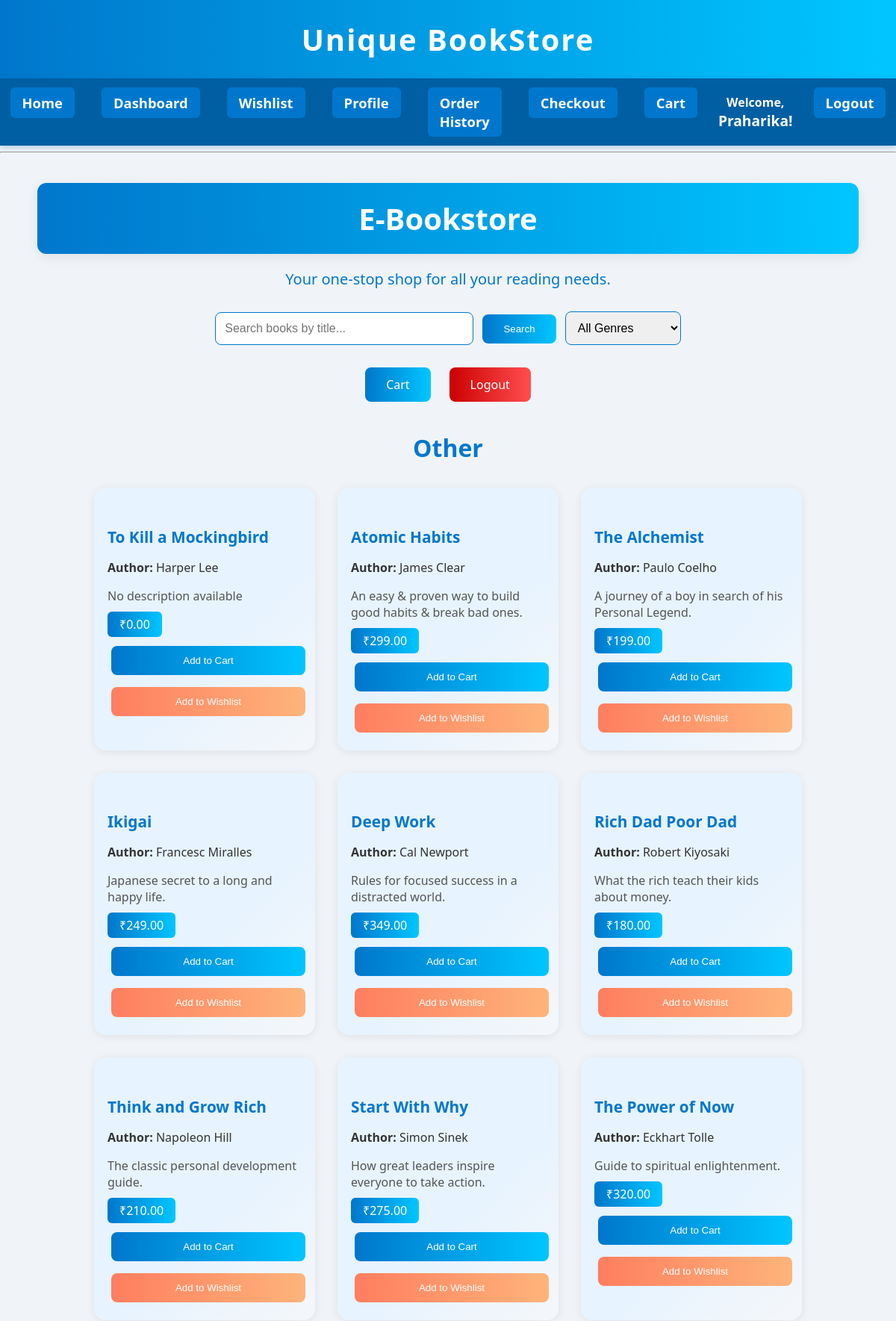
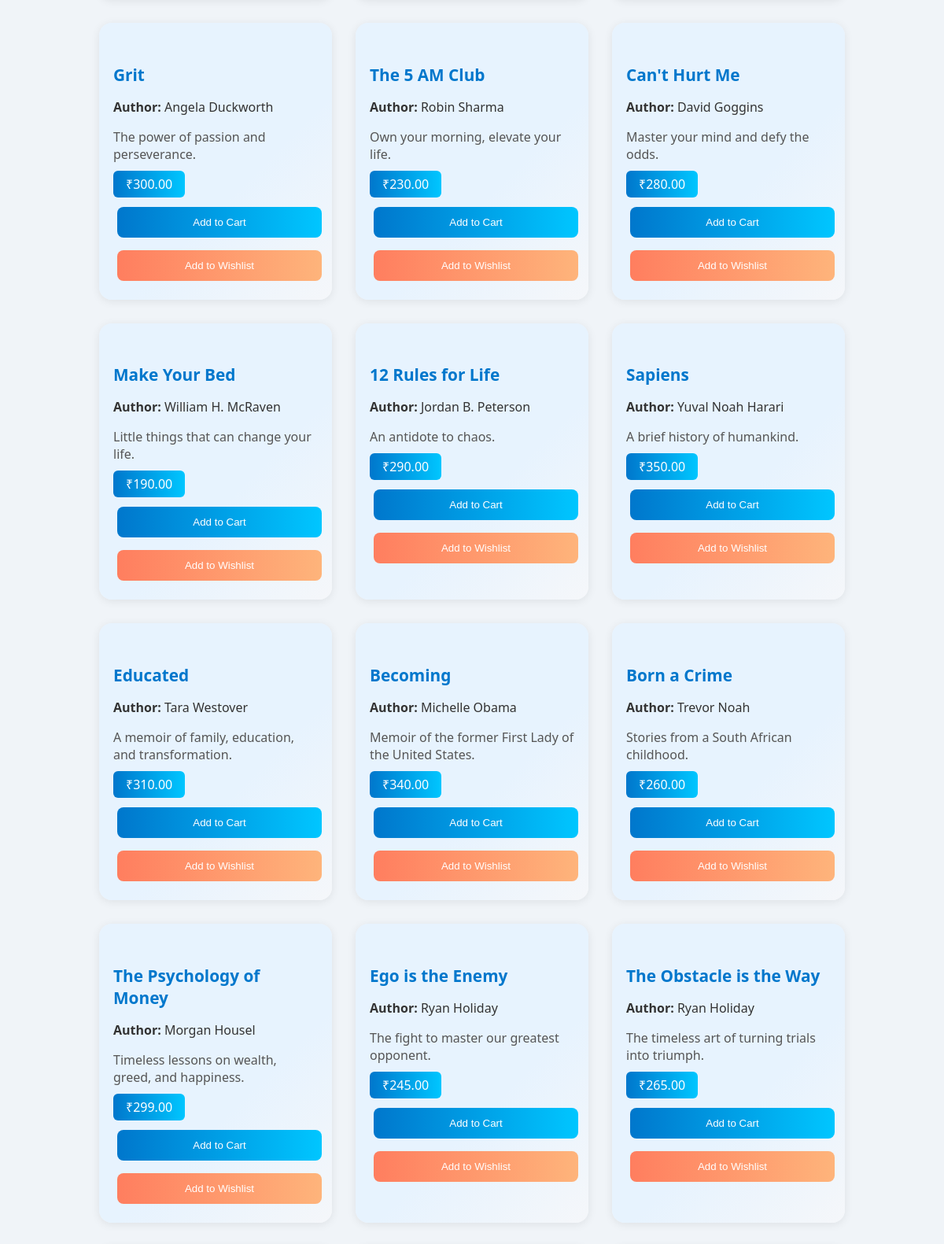
Screenshot of /dashboard/ (signed in, upper part) with the database file from the repository (2 pictures, top to bottom).
### store/models.py (models this page shows, shortened)
class Book(models.Model):
    title = models.CharField(max_length=200)
    author = models.CharField(max_length=100)
    description = models.TextField(default="No description available")
    price = models.DecimalField(max_digits=8, decimal_places=2, default=0.00)
    cover_image = models.ImageField(upload_to='book_covers/', null=True, blank=True)
    genre = models.CharField(max_length=100, null=True, blank=True)
    stock = models.PositiveIntegerField(default=0)

### store/views.py (the view)
# urls.py: path('dashboard/', views.dashboard, name='dashboard'),
def dashboard(request):
    query = request.GET.get('q', '')
    genre_filter = request.GET.get('genre', '')
    books = Book.objects.all()
    if query:
        books = books.filter(title__icontains=query)
    if genre_filter:
        books = books.filter(genre__iexact=genre_filter)
    not_found = not books.exists()
    genres = Book.objects.values_list('genre', flat=True).distinct()
    books_by_genre = defaultdict(list)
    for book in books:
        genre = book.genre if book.genre else 'Other'
        books_by_genre[genre].append(book)
    return render(request, 'store/dashboard.html', {
        'books_by_genre': dict(books_by_genre),
        'query': query,
        'not_found': not_found,
        'genres': genres,
        'selected_genre': genre_filter
    })

### store/templates/store/dashboard.html (shortened to what this page needs)
{% extends "store/base.html" %}
{% block content %}
<div style="max-width: 1100px; margin: 40px auto; text-align: center;">
    <h1 style="font-size: 2.5rem; font-weight: bold; background: linear-gradient(90deg, #0077cc, #00c6ff); color: white; padding: 20px 0; border-radius: 12px; box-shadow: 0 4px 16px rgba(0,0,0,0.08); margin-bottom: 10px;">
        E-Bookstore
    </h1>
    <p style="font-size: 1.25rem; color: #0077cc; font-weight: 500; margin-bottom: 30px;">
        Your one-stop shop for all your reading needs.
    </p>
    <form method="get" style="margin-bottom: 30px;">
        <input type="text" name="q" value="{{ query }}" placeholder="Search books by title..."
            style="width: 320px; padding: 12px; border-radius: 8px; border: 1px solid #0077cc; font-size: 1rem; margin-right: 8px;">
        <button type="submit" style="padding: 12px 28px; background: linear-gradient(90deg, #0077cc, #00c6ff); color: white; border: none; border-radius: 8px; font-weight: 500; cursor: pointer;">
            Search
        </button>
        <select name="genre" onchange="this.form.submit()" style="padding: 12px; border-radius: 8px; border: 1px solid #0077cc; font-size: 1rem; margin-left: 8px;">
            <option value="">All Genres</option>
        </select>
    </form>
    <div style="display: flex; flex-wrap: wrap; justify-content: center; gap: 15px; margin-bottom: 30px;">
        {% if user.is_authenticated %}
            <a href="{% url 'cart' %}" class="custom-btn cart-btn">Cart</a>
            <a href="{% url 'logout' %}" class="custom-btn logout-btn">Logout</a>
        {% else %}
            <a href="{% url 'login' %}" class="custom-btn login-btn">Login</a>
            <a href="{% url 'register' %}" class="custom-btn register-btn">Register</a>
            <a href="{% url 'cart' %}" class="custom-btn cart-btn">Cart</a>
        {% endif %}
    </div>
    {% if not_found %}
        <p style="margin-top: 30px; color: #cc0000; font-size: 1.2rem;">Book not found.</p>
    {% elif books_by_genre %}
        {% for genre, books in books_by_genre.items %}
            <h3 style="margin-top: 40px; font-size: 2rem; color: #0077cc; font-weight: 600;">{{ genre }}</h3>
            <div style="display: flex; flex-wrap: wrap; justify-content: center; gap: 30px; margin-top: 10px; margin-bottom: 30px;">
                {% for book in books %}
                    <div style="background: linear-gradient(135deg, #e7f3fe 60%, #f5f7fa 100%); border-radius: 16px; box-shadow: 0 2px 12px rgba(0,0,0,0.08); width: 260px; padding: 24px 18px; text-align: left; transition: transform 0.2s, box-shadow 0.2s;"
                         onmouseover="this.style.transform='scale(1.04)';this.style.boxShadow='0 6px 24px #0077cc33'"
                         onmouseout="this.style.transform='scale(1)';this.style.boxShadow='0 2px 12px rgba(0,0,0,0.08)'">
                        <h4 style="margin-bottom: 8px; color: #0077cc; font-size: 1.3rem;">
                            <a href="{% url 'book_detail' book.id %}" style="color: #0077cc; text-decoration: none;">{{ book.title }}</a>
                        </h4>
                        <p style="margin-bottom: 6px; color: #333;"><strong>Author:</strong> {{ book.author }}</p>
                        <p style="margin-bottom: 10px; color: #555;">{{ book.description }}</p>
                        <span style="display: inline-block; background: linear-gradient(90deg, #0077cc, #00c6ff); color: white; padding: 6px 16px; border-radius: 6px; font-weight: 500;">&#8377;{{ book.price }}</span>
                        <form method="post" action="{% url 'add_to_cart' book.id %}" style="margin-top: 12px;">
                            <button type="submit" class="custom-btn cart-btn" style="width: 100%;">Add to Cart</button>
                        </form>
                        <form method="post" action="{% url 'add_to_wishlist' book.id %}" style="margin-top: 8px;">
                            <button type="submit" class="custom-btn wishlist-btn" style="width: 100%; background: linear-gradient(90deg, #ff7e5f, #feb47b);">Add to Wishlist</button>
                        </form>
                    </div>
                {% endfor %}
            </div>
        {% endfor %}
    {% else %}
        <p style="margin-top: 30px; color: #cc0000; font-size: 1.2rem;">No books available.</p>
    {% endif %}
</div>
{% endblock %}

### store/templates/store/base.html (shortened to what this page needs)
<!DOCTYPE html>
<html lang="en">
<head>
</head>
<body>
    <header>Unique BookStore</header>
    <nav>
        <ul>
            <li><a href="{% url 'home' %}" class="nav-btn">Home</a></li>
            {% if user.is_authenticated %}
                <li><a href="{% url 'dashboard' %}" class="nav-btn">Dashboard</a></li>
                <li><a href="{% url 'wishlist' %}" class="nav-btn">Wishlist</a></li>
                <li><a href="{% url 'profile' %}" class="nav-btn">Profile</a></li>
                <li><a href="{% url 'order_history' %}" class="nav-btn">Order History</a></li>
                <li><a href="{% url 'checkout' %}" class="nav-btn">Checkout</a></li>
                <li><a href="{% url 'cart' %}" class="nav-btn">Cart{% with request.session.cart|length as cart_count %}{% if cart_count > 0 %} ({{ cart_count }}){% endif %}{% endwith %}</a></li>
                <li style="display: flex; flex-direction: column; justify-content: center; align-items: center; color: white; font-weight: 600; font-size: 1rem; margin: 0 10px;">
                    <span>Welcome,</span>
                    <span style="font-size: 1.2rem; font-weight: 700;">{{ user.username }}!</span>
                </li>
                <li><a href="{% url 'logout' %}" class="nav-btn">Logout</a></li>
            {% else %}
                <li><a href="{% url 'login' %}" class="nav-btn">Login</a></li>
                <li><a href="{% url 'register' %}" class="nav-btn">Register</a></li>
                <li><a href="{% url 'cart' %}" class="nav-btn">Cart</a></li>
            {% endif %}
        </ul>
    </nav>
    <hr>
    {% block content %}
    {% endblock %}
</body>
</html>

### store/templates/store/base.html (style rules this page uses)
body { font-family: 'Segoe UI', Tahoma, Geneva, Verdana, sans-serif; margin: 0; padding: 0; background-color: #f0f4f8; color: #333; }
header { background: linear-gradient(90deg, #0077cc, #00c6ff); color: white; padding: 25px 0; text-align: center; font-size: 2.5em; font-weight: 700; letter-spacing: 2px; box-shadow: 0 4px 12px rgba(0, 118, 204, 0.4); }
nav { background-color: #005fa3; padding: 12px 0; box-shadow: 0 2px 8px rgba(0, 95, 163, 0.3); }
nav ul { list-style: none; margin: 0; padding: 0; display: flex; justify-content: center; }
nav ul li { margin: 0 18px; font-size: 1.15em; font-weight: 600; }
nav ul li a { color: white; text-decoration: none; padding: 8px 16px; border-radius: 6px; transition: background-color 0.3s ease, box-shadow 0.3s ease; box-shadow: inset 0 0 0 0 transparent; display: inline-block; }
.nav-btn { background-color: #0077cc; color: white !important; padding: 8px 16px; border-radius: 6px; font-weight: 600; text-decoration: none; transition: background-color 0.3s ease, box-shadow 0.3s ease; box-shadow: inset 0 0 0 0 transparent; display: inline-block; }

### store/templates/store/dashboard.html (style rules this page uses)
.custom-btn { padding: 12px 28px; color: white; text-decoration: none; border-radius: 8px; font-weight: 500; margin: 0 5px; transition: box-shadow 0.2s, background 0.2s; display: inline-block; border: none; cursor: pointer; }
.cart-btn { background: linear-gradient(90deg, #0077cc, #00c6ff); }
.logout-btn { background: linear-gradient(90deg, #cc0000, #ff4e50); }
.wishlist-btn { background: linear-gradient(90deg, #ff7e5f, #feb47b); color: white; border: none; padding: 12px 28px; border-radius: 8px; font-weight: 500; cursor: pointer; transition: box-shadow 0.2s, background 0.2s; width: 100%; margin-top: 8px; }

### rows the page displays
Book: title "To Kill a Mockingbird", author "Harper Lee", description "No description available", price "0.00"
Book: title "Atomic Habits", author "James Clear", description "An easy & proven way to build good habits & break bad ones.", price "299.00"
Book: title "The Alchemist", author "Paulo Coelho", description "A journey of a boy in search of his Personal Legend.", price "199.00"
Book: title "Ikigai", author "Francesc Miralles", description "Japanese secret to a long and happy life.", price "249.00"
Book: title "Deep Work", author "Cal Newport", description "Rules for focused success in a distracted world.", price "349.00"
Book: title "Rich Dad Poor Dad", author "Robert Kiyosaki", description "What the rich teach their kids about money.", price "180.00"
Book: title "Think and Grow Rich", author "Napoleon Hill", description "The classic personal development guide.", price "210.00"
Book: title "Start With Why", author "Simon Sinek", description "How great leaders inspire everyone to take action.", price "275.00"
Book: title "The Power of Now", author "Eckhart Tolle", description "Guide to spiritual enlightenment.", price "320.00"
Book: title "Grit", author "Angela Duckworth", description "The power of passion and perseverance.", price "300.00"
Book: title "The 5 AM Club", author "Robin Sharma", description "Own your morning, elevate your life.", price "230.00"
Book: title "Can't Hurt Me", author "David Goggins", description "Master your mind and defy the odds.", price "280.00"
Book: title "Make Your Bed", author "William H. McRaven", description "Little things that can change your life.", price "190.00"
Book: title "12 Rules for Life", author "Jordan B. Peterson", description "An antidote to chaos.", price "290.00"
Book: title "Sapiens", author "Yuval Noah Harari", description "A brief history of humankind.", price "350.00"
Book: title "Educated", author "Tara Westover", description "A memoir of family, education, and transformation.", price "310.00"
Book: title "Becoming", author "Michelle Obama", description "Memoir of the former First Lady of the United States.", price "340.00"
Book: title "Born a Crime", author "Trevor Noah", description "Stories from a South African childhood.", price "260.00"
Book: title "The Psychology of Money", author "Morgan Housel", description "Timeless lessons on wealth, greed, and happiness.", price "299.00"
Book: title "Ego is the Enemy", author "Ryan Holiday", description "The fight to master our greatest opponent.", price "245.00"
Book: title "The Obstacle is the Way", author "Ryan Holiday", description "The timeless art of turning trials into triumph.", price "265.00"

### other values shown
{{ user.username }} "Praharika"
{{ genre }} "Other"
